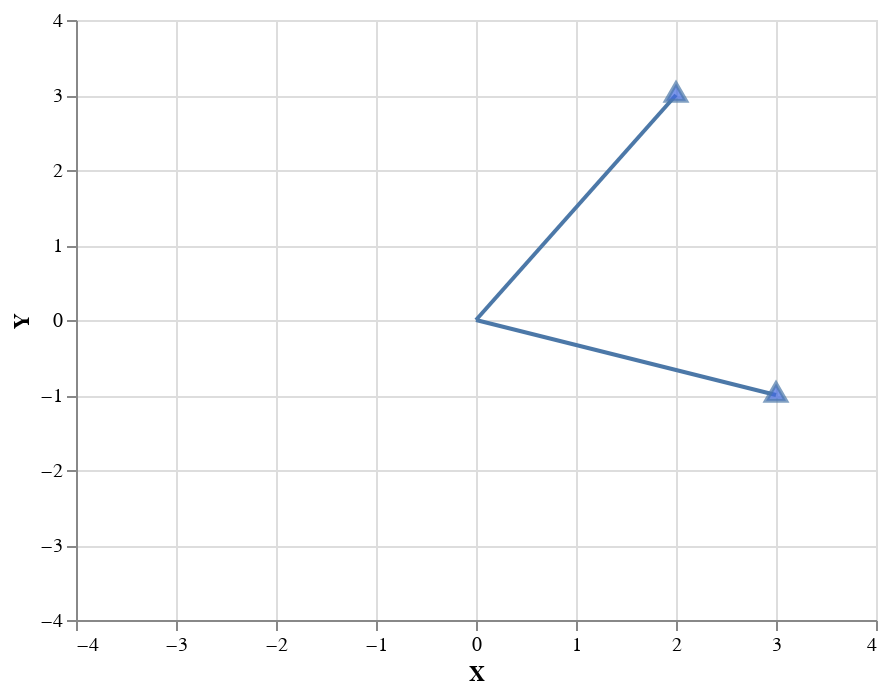

This figure's notebook cell:
### Markdown cell above
Unit vectors, that together are calles as **basis vectors** of the *xy* coordinate system $(\hat{i},\hat{j})$.  
So a vector can be expressed using the basis vectors as follows: $\begin{bmatrix}3 \\ 2\end{bmatrix}=(3)\hat{i}+(2)\hat{j}$  
- Every time we describe vector numerically, it dependes on an implicit choice of what vector basis are you choosing
- The **span** of $\vec{v}$ and $\vec{w}$ is the set of all their **linear combinations**.
- a vector is **linearly dependent** when it can be express as a linear combination of the others since it is in the span of the others.  For example, in 3 dimension space (3-d), $\vec{u}$ is linearlu dependent if: $\vec{u}=a\vec{v}+b\vec{w}$  
- if each vector it adds a linear dimension to the span, they are **linerly independent** because any of those can't be expressed as a linear combination of the others: $\vec{u} \neq a\vec{v}+b\vec{w}$

Technical definition of basis:  
<br><center> _The **basis** of a vector space is a set of **linearly independent** vectors that **span** the full space._ </center></br>

### Code cell
# plot a vector in altair
# points
origin = [0,0]
vector1 = [3,-1]
vector2 = [2,3]

v = pd.DataFrame([origin, vector1, vector2], columns=['X','Y'])

# plots
lines = {}
for i in v.loc[v.index!=0].index:
    lines[i] = alt.Chart(v.loc[(v.index==0)|(v.index==i)]).mark_line().encode(
        alt.X('X', scale=alt.Scale(domain=(-4,4))), 
        alt.Y('Y', scale=alt.Scale(domain=(-4,4))))

heads = alt.Chart(v.loc[v.index!=0]).mark_point(
    shape='triangle', size=100, fill='royalblue').encode(x='X',y='Y')

lines[1] + lines[2] + heads

### Figure 1 — Vega-Lite specification as saved in the notebook (floating-point values rounded to 4 significant figures)
{"config": {"view": {"continuousWidth": 400, "continuousHeight": 300}}, "layer": [{"data": {"name": "data-7a45588e02d96aac80f0088abc5dbe78"}, "mark": "line", "encoding": {"x": {"type": "quantitative", "field": "X", "scale": {"domain": [-4, 4]}}, "y": {"type": "quantitative", "field": "Y", "scale": {"domain": [-4, 4]}}}}, {"data": {"name": "data-50fe30e2053cd8795c50349b01b4f124"}, "mark": "line", "encoding": {"x": {"type": "quantitative", "field": "X", "scale": {"domain": [-4, 4]}}, "y": {"type": "quantitative", "field": "Y", "scale": {"domain": [-4, 4]}}}}, {"data": {"name": "data-a110d5d6340f948567e17f2b5fd395e0"}, "mark": {"type": "point", "fill": "royalblue", "shape": "triangle", "size": 100}, "encoding": {"x": {"type": "quantitative", "field": "X"}, "y": {"type": "quantitative", "field": "Y"}}}], "$schema": "https://vega.github.io/schema/vega-lite/v4.0.2.json", "datasets": {"data-7a45588e02d96aac80f0088abc5dbe78": [{"X": 0, "Y": 0}, {"X": 3, "Y": -1}], "data-50fe30e2053cd8795c50349b01b4f124": [{"X": 0, "Y": 0}, {"X": 2, "Y": 3}], "data-a110d5d6340f948567e17f2b5fd395e0": [{"X": 3, "Y": -1}, {"X": 2, "Y": 3}]}}
